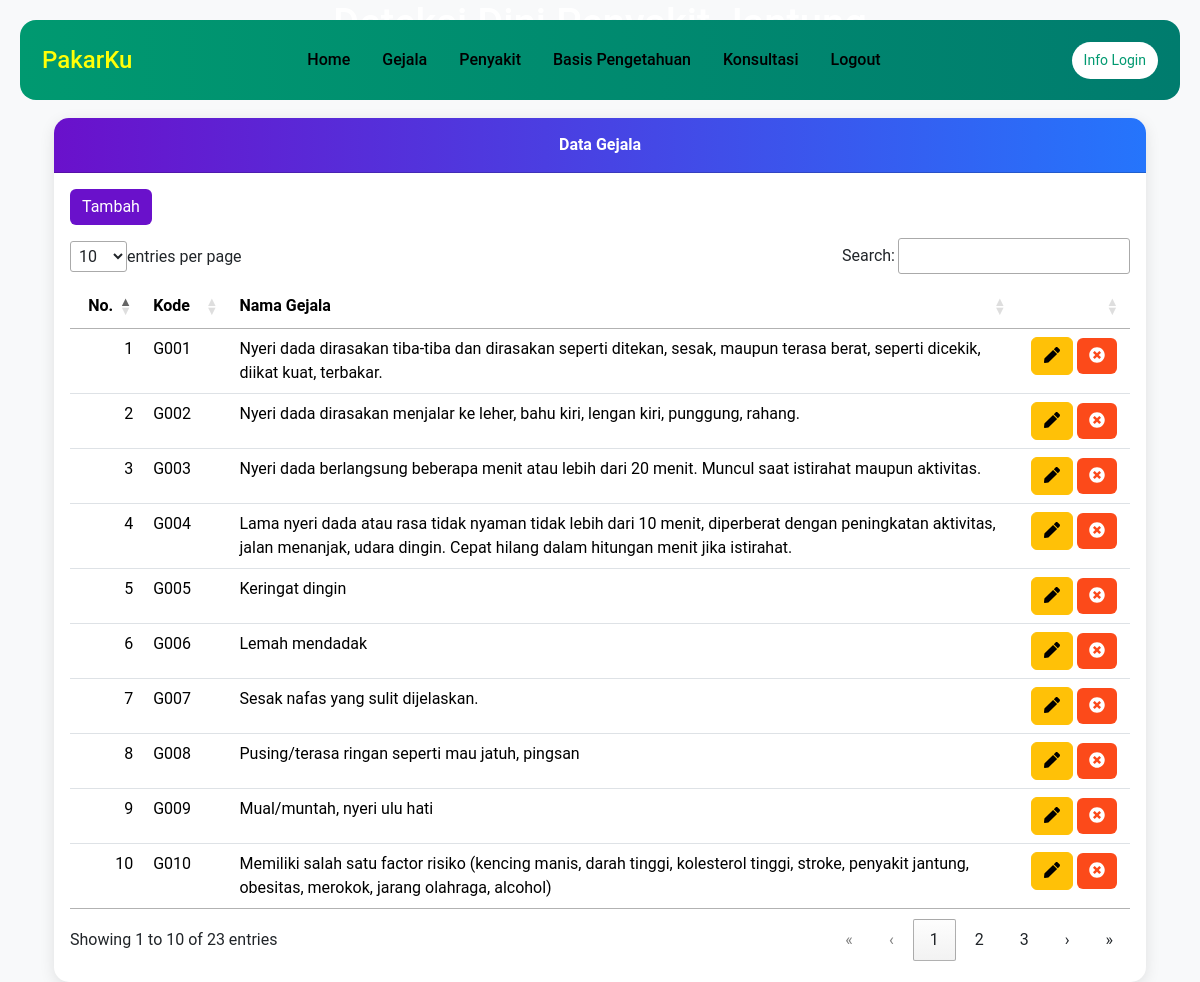
The page /index.php?page=gejala (signed in) on the database its author committed.
### tables this page shows
CREATE TABLE `gejala` (
  `idgejala` int(255) NOT NULL,
  `kodegejala` varchar(30) NOT NULL,
  `nmgejala` varchar(200) NOT NULL
);

### tampil_gejala.php (the view, shortened to what this page needs)
<div class="container mt-3">
  <div class="card card-custom">
    <div class="card-header card-header-custom"><strong>Data Gejala</strong></div>
    <div class="card-body">
      <a class="btn btn-success mb-2" href="?page=gejala&action=tambah">Tambah</a>
      <table class="table table-hover" id="myTable">
        <thead>
          <tr>
            <th width="10px">No.</th>
            <th width="20px">Kode</th>
            <th width="700px">Nama Gejala</th>
            <th width="100"></th>
          </tr>
        </thead>
        <tbody>
          <?php
          $no = 1;
          $sql = "SELECT*FROM gejala ORDER BY kodegejala ASC";
          $result = $conn->query($sql);
          while ($row = $result->fetch_assoc()) {
          ?>
            <tr>
              <td><?php echo $no++; ?></td>
              <td><?php echo $row['kodegejala']; ?></td>
              <td><?php echo $row['nmgejala']; ?></td>
              <td align="center">
                <a class="btn btn-warning" href="?page=gejala&action=update&id=<?php echo $row['idgejala']; ?>">
                  <i class="fas fa-pen"></i>
                </a>
                <a onclick="return confirm('Yakin menghapus data ini ?')" class="btn btn-danger" href="?page=gejala&action=hapus&id=<?php echo $row['idgejala']; ?>">
                  <i class="fas fa-times-circle"></i>
              </td>
            </tr>
          <?php
          }
          ?>
        </tbody>
      </table>
    </div>
  </div>
</div>

### index.php (shortened to what this page needs)
<?php
include "config.php";
?>
<!DOCTYPE html>
<html lang="en">
<head>
    <link rel="stylesheet" href="assets/css/bootstrap.min.css">
    <link rel="stylesheet" href="assets/css/datatables.min.css">
    <link rel="stylesheet" href="assets/css/all.css">
    <link rel="stylesheet" href="assets/css/bootstrap-chosen.css">
    <link href="assets/css/style.css" rel="stylesheet">
</head>
<body>
    <nav class="navbar navbar-expand-lg fixed-top">
        <div class="container">
            <a class="navbar-brand me-auto" href="#">PakarKu</a>
            <div class="offcanvas offcanvas-end" tabindex="-1" id="offcanvasNavbar" aria-labelledby="offcanvasNavbarLabel">
                <div class="offcanvas-body">
                    <ul class="navbar-nav justify-content-center flex-grow-1 pe-3">
                        <li class="nav-item">
                            <a class="nav-link mx-lg-2 active" aria-current="page" href="index.php">Home</a>
                        </li>
                        <?php
                        if ($_SESSION['role'] !== "Pasien") {
                        ?>
                            <li class="nav-item">
                                <a class="nav-link mx-lg-2" href="?page=gejala">Gejala</a>
                            </li>
                            <li class="nav-item">
                                <a class="nav-link mx-lg-2" href="?page=penyakit">Penyakit</a>
                            </li>
                            <li class="nav-item">
                                <a class="nav-link mx-lg-2" href="?page=aturan">Basis Pengetahuan</a>
                            </li>
                            <li class="nav-item">
                                <a class="nav-link mx-lg-2" href="?page=konsultasi_admin">Konsultasi</a>
                            </li>
                            <li class="nav-item">
                                <a class="nav-link mx-lg-2" href="?page=logout">Logout</a>
                            </li>
                        <?php
                        }
                        ?>
                    </ul>
                </div>
            </div>
            <?php
            if ($_SESSION['role'] !== "Pasien") {
            ?>
                <a href="?page=users" class="login-button">Info Login</a>
            <?php
            }
            ?>
        </div>
    </nav>
    <section class="hero-section">
        <div class="container d-flex align-items-center justify-content-center fs-1 text-white flex-column">
            <h1>Deteksi Dini Penyakit Jantung</h1>
            <h2>RS Muhammadiyah Lamongan</h2>
        </div>
    </section>
    <div class="container">
        <?php
        $page = isset($_GET['page']) ? $_GET['page'] : "";
        $action = isset($_GET['action']) ? $_GET['action'] : "";
        if ($page == "") {
            include "welcome.php";
        } elseif ($page == "gejala") {
            if ($action == "") {
                include "tampil_gejala.php";
            } elseif ($action == "tambah") {
                include "tambah_gejala.php";
            } elseif ($action == "update") {
                include "update_gejala.php";
            } else {
                include "hapus_gejala.php";
            }
        } elseif ($page == "konsultasi") {
            if ($action == "") {
                include "tampil_konsultasi.php";
            } else {
                include "hasil_konsultasi.php";
            }
        } elseif ($page == "konsultasi_admin") {
            if ($action == "") {
                include "tampil_konsultasi_admin.php";
            } else {
                include "detail_konsultasi_admin.php";
            }
        } elseif ($page == "users") {
            if ($action == "") {
                include "tampil_users.php";
            } elseif ($action == "hapus") {
                include "hapus_users.php";
            }
        } else {
            include "logout.php";
        }
        ?>
    </div>
</body>
</html>

### assets/css/all.css (style rules this page uses)
.fa-pen:before { content:"\f304" }
.fa-times-circle:before { content:"\f057" }

### assets/css/style.css (style rules this page uses)
.navbar { background: linear-gradient(to right, #009970, #007c6e); height: 80px; margin: 20px; border-radius: 16px; padding: 0.5rem; }
.navbar-brand { font-weight: 500; color: #ffff07; font-size: 24px; transition: 0.3s color; }
.login-button { background-color: #ffffff; color: #009970; font-size: 14px; padding: 8px 12px; border-radius: 50px; text-decoration: none; transition: 0.3s background-color, 0.3s color; }
.nav-link { color: #000000; font-weight: 500; position: relative; }
.nav-link:hover, .nav-link.active { color: #000; }
@media (min-width: 991px) { .nav-link::before { content: ""; position: absolute; bottom: 0; left: 50%; transform: translate(-50%); width: 0; height: 2px; background-color: #ffffff; visibility: hidden; transition: 0.3s ease-in-out; } }
body { font-family: 'Roboto', sans-serif; background-color: #f8f9fa; }
.card-custom { border: none; border-radius: 15px; overflow: hidden; box-shadow: 0 4px 15px rgba(0, 0, 0, 0.1); transition: transform 0.3s; }
.card-header-custom { background-image: linear-gradient(to right, #6a11cb, #2575fc); color: white; padding: 15px; text-align: center; }
.btn-success { background-color: #6a11cb; border: none; }
.btn-danger { background-color: #fc4a1a; border: none; }

### rows shown on the page
gejala: kodegejala "G001", nmgejala "Nyeri dada dirasakan tiba-tiba dan dirasakan seperti ditekan, sesak, maupun terasa berat, seperti dicekik, diikat kuat, terbakar."
gejala: kodegejala "G002", nmgejala "Nyeri dada dirasakan menjalar ke leher, bahu kiri, lengan kiri, punggung, rahang."
gejala: kodegejala "G003", nmgejala "Nyeri dada berlangsung beberapa menit atau lebih dari 20 menit. Muncul saat istirahat maupun aktivitas."
gejala: kodegejala "G004", nmgejala "Lama nyeri dada atau rasa tidak nyaman tidak lebih dari 10 menit, diperberat dengan peningkatan aktivitas, jalan menanjak, udara dingin. Cepat hilang dalam hitungan menit jika istirahat."
gejala: kodegejala "G005", nmgejala "Keringat dingin"
gejala: kodegejala "G006", nmgejala "Lemah mendadak"
gejala: kodegejala "G007", nmgejala "Sesak nafas yang sulit dijelaskan."
gejala: kodegejala "G008", nmgejala "Pusing/terasa ringan seperti mau jatuh, pingsan"
gejala: kodegejala "G009", nmgejala "Mual/muntah, nyeri ulu hati"
gejala: kodegejala "G010", nmgejala "Memiliki salah satu factor risiko (kencing manis, darah tinggi, kolesterol tinggi, stroke, penyakit jantung, obesitas, merokok, jarang olahraga, alcohol)"
